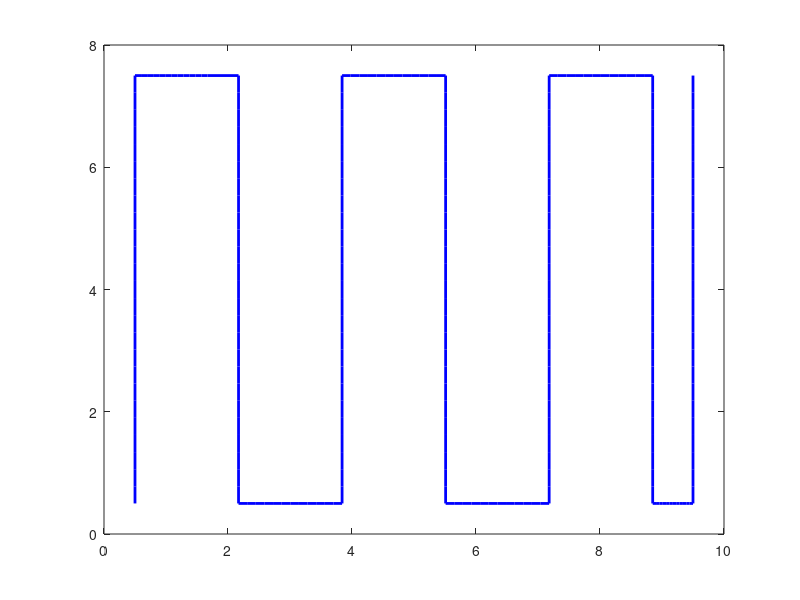

Write MATLAB code to recreate this figure.
clear all
close all
clc

rob_diam    =       1;     %robot's size enlarged [m]
Np = 12+1;
onePeriod = [linspace(rob_diam/2,(8-rob_diam/2),2*Np),ones(1,Np)*(8-rob_diam/2)...
    ,linspace((8-rob_diam/2),rob_diam/2,2*Np),ones(1,Np)*rob_diam/2 ...
    ,linspace(rob_diam/2,(8-rob_diam/2),2*Np),ones(1,Np)*(8-rob_diam/2) ...
    ,linspace((8-rob_diam/2),rob_diam/2,2*Np),ones(1,Np)*rob_diam/2 ...
    ,linspace(rob_diam/2,(8-rob_diam/2),2*Np),ones(1,Np)*(8-rob_diam/2) ...
    ,linspace((8-rob_diam/2),rob_diam/2,2*Np),ones(1,Np)*rob_diam/2 ...
    ,linspace(rob_diam/2,(8-rob_diam/2),2*Np)];

t=[ones(1,2*Np)*rob_diam/2,linspace(rob_diam/2,1.67,Np),ones(1,2*Np)*(rob_diam/2+1.67)...
    ,linspace(rob_diam/2+1.67,rob_diam/2+1.67*2,Np),ones(1,2*Np)*(rob_diam/2+2*1.67) ...
    ,linspace(rob_diam/2+1.67*2,1.67*3+rob_diam/2,Np),ones(1,2*Np)*(rob_diam/2+3*1.67) ...
    ,linspace(rob_diam/2+3*1.67,1.67*4+rob_diam/2,Np),ones(1,2*Np)*(rob_diam/2+4*1.67) ...
    ,linspace(rob_diam/2+1.67*4,1.67*5+rob_diam/2,Np),ones(1,2*Np)*(rob_diam/2+1.67*5) ...
    ,linspace(rob_diam/2+1.67*5,10-rob_diam/2,Np),ones(1,2*Np)*(10-rob_diam/2)
    ];

plot(t, onePeriod, 'b-', 'LineWidth', 2);
path = [t',onePeriod'];
